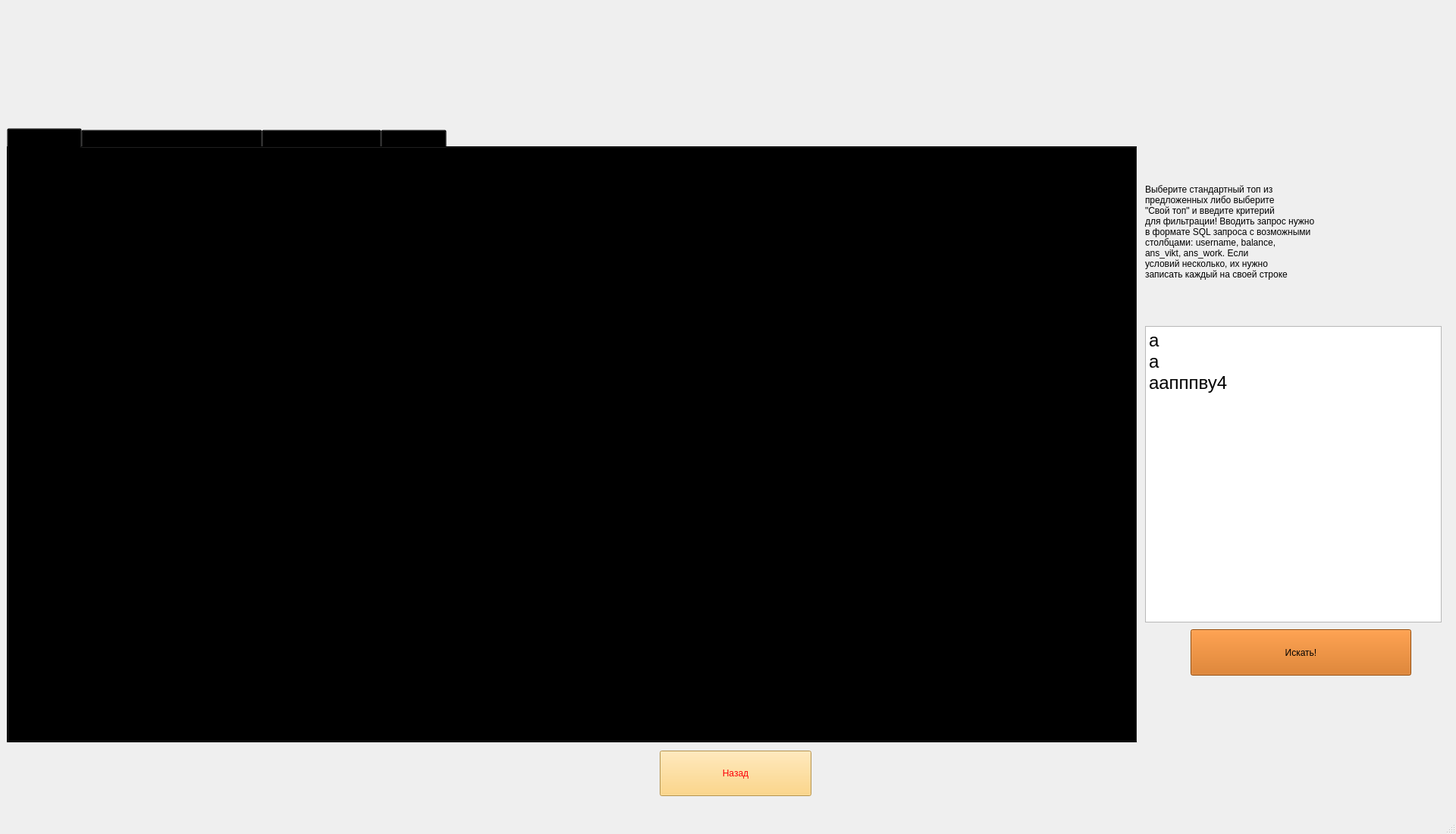
<?xml version="1.0" encoding="UTF-8"?>
<ui version="4.0">
 <class>TopWindow</class>
 <widget class="QMainWindow" name="TopWindow">
  <property name="geometry">
   <rect>
    <x>0</x>
    <y>0</y>
    <width>1920</width>
    <height>1100</height>
   </rect>
  </property>
  <property name="windowTitle">
   <string>Топы</string>
  </property>
  <widget class="QWidget" name="centralwidget">
   <widget class="QPushButton" name="go_back">
    <property name="enabled">
     <bool>true</bool>
    </property>
    <property name="geometry">
     <rect>
      <x>870</x>
      <y>990</y>
      <width>200</width>
      <height>60</height>
     </rect>
    </property>
    <property name="sizePolicy">
     <sizepolicy hsizetype="Minimum" vsizetype="Fixed">
      <horstretch>0</horstretch>
      <verstretch>0</verstretch>
     </sizepolicy>
    </property>
    <property name="minimumSize">
     <size>
      <width>0</width>
      <height>60</height>
     </size>
    </property>
    <property name="maximumSize">
     <size>
      <width>200</width>
      <height>16777215</height>
     </size>
    </property>
    <property name="cursor">
     <cursorShape>PointingHandCursor</cursorShape>
    </property>
    <property name="layoutDirection">
     <enum>Qt::LeftToRight</enum>
    </property>
    <property name="styleSheet">
     <string notr="true">font: 75 36pt &quot;Courier&quot;;
color: rgb(252, 1, 7);
background-color: rgb(254, 204, 102);
</string>
    </property>
    <property name="text">
     <string>Назад</string>
    </property>
   </widget>
   <widget class="QTabWidget" name="tableTop">
    <property name="geometry">
     <rect>
      <x>9</x>
      <y>169</y>
      <width>1491</width>
      <height>811</height>
     </rect>
    </property>
    <property name="minimumSize">
     <size>
      <width>0</width>
      <height>801</height>
     </size>
    </property>
    <property name="styleSheet">
     <string notr="true">font: 24pt &quot;Georgia&quot;;
background-color: rgba(0, 0, 0, 0);
color: rgb(0, 0, 0);</string>
    </property>
    <property name="currentIndex">
     <number>0</number>
    </property>
    <widget class="QWidget" name="tab">
     <attribute name="title">
      <string>По балансам</string>
     </attribute>
     <widget class="QTableWidget" name="tableBalances">
      <property name="geometry">
       <rect>
        <x>0</x>
        <y>10</y>
        <width>1491</width>
        <height>761</height>
       </rect>
      </property>
     </widget>
    </widget>
    <widget class="QWidget" name="tab_2">
     <attribute name="title">
      <string>По отвеченным вопросам в викторине</string>
     </attribute>
     <widget class="QTableWidget" name="tableVikt">
      <property name="geometry">
       <rect>
        <x>0</x>
        <y>10</y>
        <width>1491</width>
        <height>761</height>
       </rect>
      </property>
     </widget>
    </widget>
    <widget class="QWidget" name="tab_3">
     <attribute name="title">
      <string>По решенным загадкам</string>
     </attribute>
     <widget class="QTableWidget" name="tableWork">
      <property name="geometry">
       <rect>
        <x>0</x>
        <y>10</y>
        <width>1491</width>
        <height>761</height>
       </rect>
      </property>
     </widget>
    </widget>
    <widget class="QWidget" name="tab_4">
     <attribute name="title">
      <string>СВОЙ ТОП</string>
     </attribute>
     <widget class="QTableWidget" name="tableMyTop">
      <property name="geometry">
       <rect>
        <x>0</x>
        <y>0</y>
        <width>1491</width>
        <height>771</height>
       </rect>
      </property>
     </widget>
    </widget>
   </widget>
   <widget class="QTextEdit" name="request_txt">
    <property name="geometry">
     <rect>
      <x>1510</x>
      <y>430</y>
      <width>391</width>
      <height>391</height>
     </rect>
    </property>
    <property name="cursor" stdset="0">
     <cursorShape>IBeamCursor</cursorShape>
    </property>
    <property name="styleSheet">
     <string notr="true">font: 18pt &quot;Courier&quot;;</string>
    </property>
    <property name="html">
     <string>&lt;!DOCTYPE HTML PUBLIC &quot;-//W3C//DTD HTML 4.0//EN&quot; &quot;http://www.w3.org/TR/REC-html40/strict.dtd&quot;&gt;
&lt;html&gt;&lt;head&gt;&lt;meta name=&quot;qrichtext&quot; content=&quot;1&quot; /&gt;&lt;style type=&quot;text/css&quot;&gt;
p, li { white-space: pre-wrap; }
&lt;/style&gt;&lt;/head&gt;&lt;body style=&quot; font-family:'Courier'; font-size:18pt; font-weight:400; font-style:normal;&quot;&gt;
&lt;p style=&quot; margin-top:0px; margin-bottom:0px; margin-left:0px; margin-right:0px; -qt-block-indent:0; text-indent:0px;&quot;&gt;а&lt;/p&gt;
&lt;p style=&quot; margin-top:0px; margin-bottom:0px; margin-left:0px; margin-right:0px; -qt-block-indent:0; text-indent:0px;&quot;&gt;а&lt;/p&gt;
&lt;p style=&quot; margin-top:0px; margin-bottom:0px; margin-left:0px; margin-right:0px; -qt-block-indent:0; text-indent:0px;&quot;&gt;аапппву4&lt;/p&gt;&lt;/body&gt;&lt;/html&gt;</string>
    </property>
   </widget>
   <widget class="QLabel" name="label">
    <property name="geometry">
     <rect>
      <x>1510</x>
      <y>180</y>
      <width>391</width>
      <height>251</height>
     </rect>
    </property>
    <property name="styleSheet">
     <string notr="true">font: 20pt &quot;Symbol&quot;;
color: rgb(0, 0, 0);
</string>
    </property>
    <property name="text">
     <string>Выберите стандартный топ из
предложенных либо выберите
&quot;Свой топ&quot; и введите критерий
для фильтрации! Вводить запрос нужно
в формате SQL запроса с возможными
столбцами: username, balance,
ans_vikt, ans_work. Если
условий несколько, их нужно
записать каждый на своей строке</string>
    </property>
   </widget>
   <widget class="QPushButton" name="search_btn">
    <property name="geometry">
     <rect>
      <x>1570</x>
      <y>830</y>
      <width>291</width>
      <height>61</height>
     </rect>
    </property>
    <property name="cursor">
     <cursorShape>PointingHandCursor</cursorShape>
    </property>
    <property name="styleSheet">
     <string notr="true">font: 24pt &quot;Georgia&quot;;
background-color: rgb(207, 101, 6);</string>
    </property>
    <property name="text">
     <string>Искать!</string>
    </property>
   </widget>
  </widget>
  <widget class="QMenuBar" name="menubar">
   <property name="geometry">
    <rect>
     <x>0</x>
     <y>0</y>
     <width>1920</width>
     <height>24</height>
    </rect>
   </property>
  </widget>
  <widget class="QStatusBar" name="statusbar"/>
 </widget>
 <resources/>
 <connections/>
</ui>
